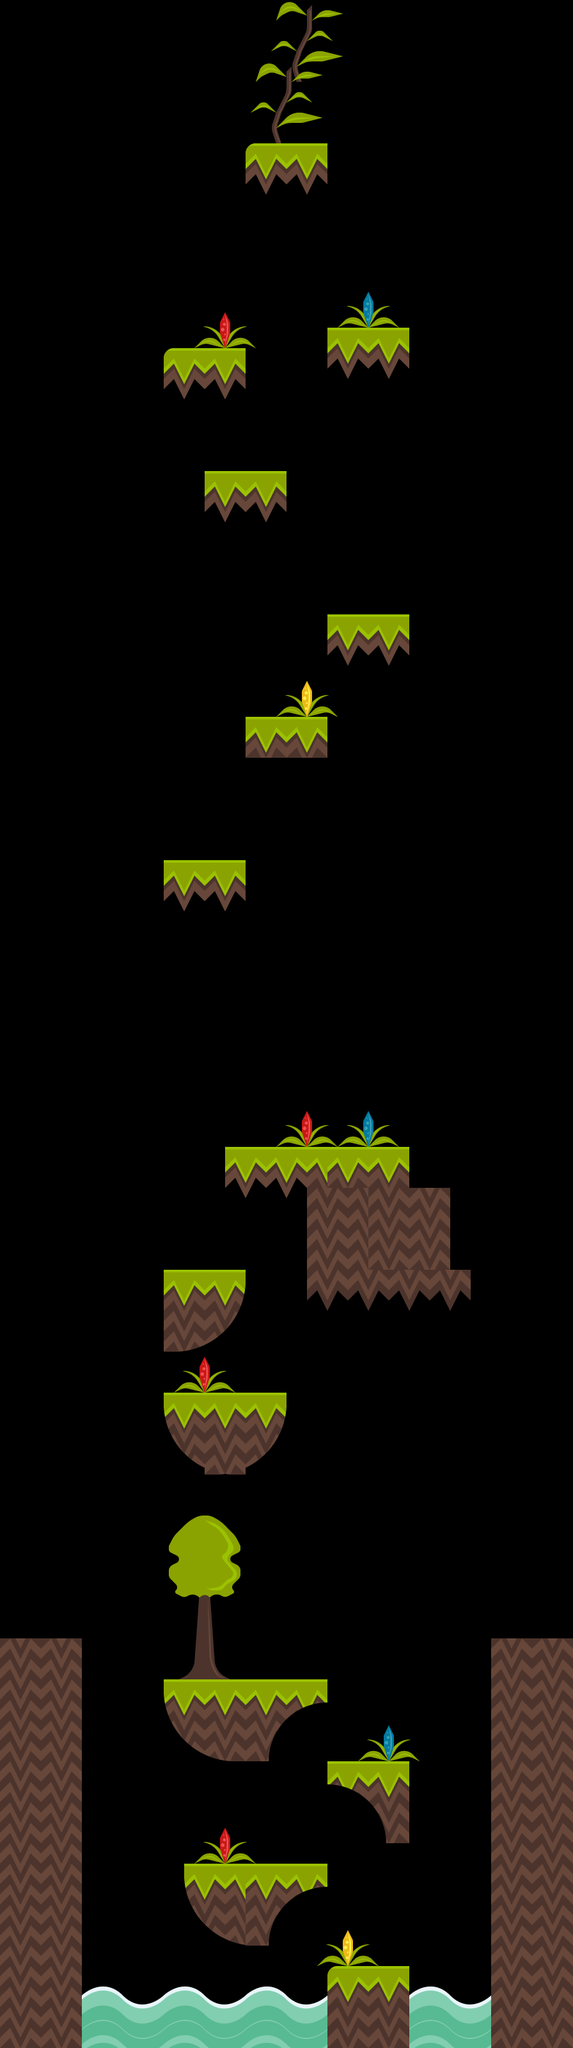

This game map was drawn from its Tiled (.tmx) file and the tilesets committed beside it. A one-line description and the full map source follow:
An orthogonal 28x100 tile map with 32x32 px tiles, 1 tile layer (Capa de Patrones 1).

<map version="1.0" tiledversion="1.1.6" orientation="orthogonal" renderorder="right-down" width="28" height="100" tilewidth="32" tileheight="32" infinite="0" nextobjectid="1">
 <tileset firstgid="1" source="jungle_tileset.tsx" />
 <layer name="Capa de Patrones 1" width="28" height="100">
  <data encoding="csv">
0,0,0,0,0,0,0,0,0,0,0,0,0,0,0,0,0,0,0,0,0,0,0,0,0,0,0,0,
0,0,0,0,0,0,0,0,0,0,0,0,0,0,0,0,0,0,0,0,0,0,0,0,0,0,0,0,
0,0,0,0,0,0,0,0,0,0,0,0,0,0,0,0,0,0,0,0,0,0,0,0,0,0,0,0,
0,0,0,0,0,0,0,0,0,0,0,0,0,24,0,0,0,0,0,0,0,0,0,0,0,0,0,0,
0,0,0,0,0,0,0,0,0,0,0,0,0,0,0,0,0,0,0,0,0,0,0,0,0,0,0,0,
0,0,0,0,0,0,0,0,0,0,0,0,0,0,0,0,0,0,0,0,0,0,0,0,0,0,0,0,
0,0,0,0,0,0,0,0,0,0,0,0,24,0,0,0,0,0,0,0,0,0,0,0,0,0,0,0,
0,0,0,0,0,0,0,0,0,0,0,0,0,0,0,0,0,0,0,0,0,0,0,0,0,0,0,0,
0,0,0,0,0,0,0,0,0,0,0,0,0,0,0,0,0,0,0,0,0,0,0,0,0,0,0,0,
0,0,0,0,0,0,0,0,0,0,0,0,0,0,0,0,0,0,0,0,0,0,0,0,0,0,0,0,
0,0,0,0,0,0,0,0,0,0,0,0,9,0,0,0,0,0,0,0,0,0,0,0,0,0,0,0,
0,0,0,0,0,0,0,0,0,0,0,0,0,0,0,0,0,0,0,0,0,0,0,0,0,0,0,0,
0,0,0,0,0,0,0,0,0,0,0,0,0,0,0,0,0,0,0,0,0,0,0,0,0,0,0,0,
0,0,0,0,0,0,0,0,0,0,0,0,0,0,0,0,0,0,0,0,0,0,0,0,0,0,0,0,
0,0,0,0,0,0,0,0,0,0,0,0,0,0,0,0,0,0,0,0,0,0,0,0,0,0,0,0,
0,0,0,0,0,0,0,0,0,0,0,0,0,0,0,0,25,0,0,0,0,0,0,0,0,0,0,0,
0,0,0,0,0,0,0,0,0,28,0,0,0,0,0,0,0,0,0,0,0,0,0,0,0,0,0,0,
0,0,0,0,0,0,0,0,0,0,0,0,0,0,0,0,0,0,0,0,0,0,0,0,0,0,0,0,
0,0,0,0,0,0,0,0,0,0,0,0,0,0,0,0,0,0,0,0,0,0,0,0,0,0,0,0,
0,0,0,0,0,0,0,0,0,0,0,0,0,0,0,0,8,0,0,0,0,0,0,0,0,0,0,0,
0,0,0,0,0,0,0,0,9,0,0,0,0,0,0,0,0,0,0,0,0,0,0,0,0,0,0,0,
0,0,0,0,0,0,0,0,0,0,0,0,0,0,0,0,0,0,0,0,0,0,0,0,0,0,0,0,
0,0,0,0,0,0,0,0,0,0,0,0,0,0,0,0,0,0,0,0,0,0,0,0,0,0,0,0,
0,0,0,0,0,0,0,0,0,0,0,0,0,0,0,0,0,0,0,0,0,0,0,0,0,0,0,0,
0,0,0,0,0,0,0,0,0,0,0,0,0,0,0,0,0,0,0,0,0,0,0,0,0,0,0,0,
0,0,0,0,0,0,0,0,0,0,0,0,0,0,0,0,0,0,0,0,0,0,0,0,0,0,0,0,
0,0,0,0,0,0,0,0,0,0,8,0,0,0,0,0,0,0,0,0,0,0,0,0,0,0,0,0,
0,0,0,0,0,0,0,0,0,0,0,0,0,0,0,0,0,0,0,0,0,0,0,0,0,0,0,0,
0,0,0,0,0,0,0,0,0,0,0,0,0,0,0,0,0,0,0,0,0,0,0,0,0,0,0,0,
0,0,0,0,0,0,0,0,0,0,0,0,0,0,0,0,0,0,0,0,0,0,0,0,0,0,0,0,
0,0,0,0,0,0,0,0,0,0,0,0,0,0,0,0,0,0,0,0,0,0,0,0,0,0,0,0,
0,0,0,0,0,0,0,0,0,0,0,0,0,0,0,0,0,0,0,0,0,0,0,0,0,0,0,0,
0,0,0,0,0,0,0,0,0,0,0,0,0,0,0,0,0,0,0,0,0,0,0,0,0,0,0,0,
0,0,0,0,0,0,0,0,0,0,0,0,0,0,0,0,8,0,0,0,0,0,0,0,0,0,0,0,
0,0,0,0,0,0,0,0,0,0,0,0,0,29,0,0,0,0,0,0,0,0,0,0,0,0,0,0,
0,0,0,0,0,0,0,0,0,0,0,0,0,0,0,0,0,0,0,0,0,0,0,0,0,0,0,0,
0,0,0,0,0,0,0,0,0,0,0,0,0,0,0,0,0,0,0,0,0,0,0,0,0,0,0,0,
0,0,0,0,0,0,0,0,0,0,0,0,0,0,0,0,0,0,0,0,0,0,0,0,0,0,0,0,
0,0,0,0,0,0,0,0,0,0,0,0,6,0,0,0,0,0,0,0,0,0,0,0,0,0,0,0,
0,0,0,0,0,0,0,0,0,0,0,0,0,0,0,0,0,0,0,0,0,0,0,0,0,0,0,0,
0,0,0,0,0,0,0,0,0,0,0,0,0,0,0,0,0,0,0,0,0,0,0,0,0,0,0,0,
0,0,0,0,0,0,0,0,0,0,0,0,0,0,0,0,0,0,0,0,0,0,0,0,0,0,0,0,
0,0,0,0,0,0,0,0,0,0,0,0,0,0,0,0,0,0,0,0,0,0,0,0,0,0,0,0,
0,0,0,0,0,0,0,0,0,0,0,0,0,0,0,0,0,0,0,0,0,0,0,0,0,0,0,0,
0,0,0,0,0,0,0,0,0,0,0,0,0,0,0,0,0,0,0,0,0,0,0,0,0,0,0,0,
0,0,0,0,0,0,0,0,8,0,0,0,0,0,0,0,0,0,0,0,0,0,0,0,0,0,0,0,
0,0,0,0,0,0,0,0,0,0,0,0,0,0,0,0,0,0,0,0,0,0,0,0,0,0,0,0,
0,0,0,0,0,0,0,0,0,0,0,0,0,0,0,0,0,0,0,0,0,0,0,0,0,0,0,0,
0,0,0,0,0,0,0,0,0,0,0,0,0,0,0,0,0,0,0,0,0,0,0,0,0,0,0,0,
0,0,0,0,0,0,0,0,0,0,0,0,0,0,0,0,0,0,0,0,0,0,0,0,0,0,0,0,
0,0,0,0,0,0,0,0,0,0,0,0,0,0,0,0,0,0,0,0,0,0,0,0,0,0,0,0,
0,0,0,0,0,0,0,0,0,0,0,0,0,0,0,0,0,0,0,0,0,0,0,0,0,0,0,0,
0,0,0,0,0,0,0,0,0,0,0,0,0,0,0,0,0,0,0,0,0,0,0,0,0,0,0,0,
0,0,0,0,0,0,0,0,0,0,0,0,0,0,0,0,0,0,0,0,0,0,0,0,0,0,0,0,
0,0,0,0,0,0,0,0,0,0,0,0,0,0,0,0,0,0,0,0,0,0,0,0,0,0,0,0,
0,0,0,0,0,0,0,0,0,0,0,0,0,28,0,0,25,0,0,0,0,0,0,0,0,0,0,0,
0,0,0,0,0,0,0,0,0,0,0,0,0,0,0,0,0,0,0,0,0,0,0,0,0,0,0,0,
0,0,0,0,0,0,0,0,0,0,0,0,0,0,0,0,0,0,0,0,0,0,0,0,0,0,0,0,
0,0,0,0,0,0,0,0,0,0,0,0,0,0,0,0,0,0,0,0,0,0,0,0,0,0,0,0,
0,0,0,0,0,0,0,0,0,0,0,8,0,0,0,6,6,0,0,0,0,0,0,0,0,0,0,0,
0,0,0,0,0,0,0,0,0,0,0,0,0,0,0,0,0,0,0,0,0,0,0,0,0,0,0,0,
0,0,0,0,0,0,0,0,0,0,0,0,0,0,0,13,0,0,13,0,0,0,0,0,0,0,0,0,
0,0,0,0,0,0,0,0,0,0,0,0,0,0,0,0,0,0,0,0,0,0,0,0,0,0,0,0,
0,0,0,0,0,0,0,0,0,0,0,0,0,0,0,0,0,0,0,0,0,0,0,0,0,0,0,0,
0,0,0,0,0,0,0,0,0,0,0,0,0,0,0,0,0,0,0,0,0,0,0,0,0,0,0,0,
0,0,0,0,0,0,0,0,5,0,0,0,0,0,0,10,0,0,0,10,0,0,0,0,0,0,0,0,
0,0,0,0,0,0,0,0,0,0,0,0,0,0,0,0,0,0,0,0,0,0,0,0,0,0,0,0,
0,0,0,0,0,0,0,0,28,0,0,0,0,0,0,0,0,0,0,0,0,0,0,0,0,0,0,0,
0,0,0,0,0,0,0,0,0,0,0,0,0,0,0,0,0,0,0,0,0,0,0,0,0,0,0,0,
0,0,0,0,0,0,0,0,0,0,0,0,0,0,0,0,0,0,0,0,0,0,0,0,0,0,0,0,
0,0,0,0,0,0,0,0,0,0,0,0,0,0,0,0,0,0,0,0,0,0,0,0,0,0,0,0,
0,0,0,0,0,0,0,0,2147483653,0,5,0,0,0,0,0,0,0,0,0,0,0,0,0,0,0,0,0,
0,0,0,0,0,0,0,0,0,0,0,0,0,0,0,0,0,0,0,0,0,0,0,0,0,0,0,0,
0,0,0,0,0,0,0,0,0,0,0,0,0,0,0,0,0,0,0,0,0,0,0,0,0,0,0,0,
0,0,0,0,0,0,0,0,0,0,0,0,0,0,0,0,0,0,0,0,0,0,0,0,0,0,0,0,
0,0,0,0,0,0,0,0,0,0,0,0,0,0,0,0,0,0,0,0,0,0,0,0,0,0,0,0,
0,0,0,0,0,0,0,0,0,0,0,0,0,0,0,0,0,0,0,0,0,0,0,0,0,0,0,0,
0,0,0,0,0,0,0,0,0,0,0,0,0,0,0,0,0,0,0,0,0,0,0,0,0,0,0,0,
0,0,0,0,0,0,0,0,0,0,0,0,0,0,0,0,0,0,0,0,0,0,0,0,0,0,0,0,
0,0,0,0,0,0,0,0,0,0,0,0,0,0,0,0,0,0,0,0,0,0,0,0,0,0,0,0,
0,0,0,0,0,0,0,0,0,0,0,0,0,0,0,0,0,0,0,0,0,0,0,0,0,0,0,0,
0,0,0,0,0,0,0,0,22,0,0,0,0,0,0,0,0,0,0,0,0,0,0,0,0,0,0,0,
0,0,0,0,0,0,0,0,0,0,0,0,0,0,0,0,0,0,0,0,0,0,0,0,0,0,0,0,
13,0,0,0,0,0,0,0,0,0,0,0,0,0,0,0,0,0,0,0,0,0,0,0,13,0,0,0,
0,0,0,0,0,0,0,0,0,0,0,0,0,0,0,0,0,0,0,0,0,0,0,0,0,0,0,0,
0,0,0,0,0,0,0,0,4,0,0,0,15,0,0,0,0,25,0,0,0,0,0,0,0,0,0,0,
0,0,0,0,0,0,0,0,0,0,0,0,0,0,0,0,0,0,0,0,0,0,0,0,0,0,0,0,
13,0,0,0,0,0,0,0,0,0,0,0,0,0,0,0,0,0,0,0,0,0,0,0,13,0,0,0,
0,0,0,0,0,0,0,0,0,0,0,0,0,0,0,0,0,0,0,0,0,0,0,0,0,0,0,0,
0,0,0,0,0,0,0,0,0,0,0,0,0,0,0,0,14,0,0,0,0,0,0,0,0,0,0,0,
0,0,0,0,0,0,0,0,0,28,0,0,0,0,0,0,0,0,0,0,0,0,0,0,0,0,0,0,
13,0,0,0,0,0,0,0,0,0,0,0,0,0,0,0,0,0,0,0,0,0,0,0,13,0,0,0,
0,0,0,0,0,0,0,0,0,0,0,0,0,0,0,0,0,0,0,0,0,0,0,0,0,0,0,0,
0,0,0,0,0,0,0,0,0,0,0,0,0,0,0,0,0,0,0,0,0,0,0,0,0,0,0,0,
0,0,0,0,0,0,0,0,0,4,0,0,15,0,0,0,0,0,0,0,0,0,0,0,0,0,0,0,
13,0,0,0,0,0,0,0,0,0,0,0,0,0,0,29,0,0,0,0,0,0,0,0,13,0,0,0,
0,0,0,0,0,0,0,0,0,0,0,0,0,0,0,0,0,0,0,0,0,0,0,0,0,0,0,0,
0,0,0,0,0,0,0,0,0,0,0,0,0,0,0,0,0,0,0,0,0,0,0,0,0,0,0,0,
0,0,0,0,0,0,0,0,0,0,0,0,0,0,0,0,0,0,0,0,0,0,0,0,0,0,0,0,
13,0,0,0,20,0,0,0,20,0,0,0,20,0,0,0,1,0,0,0,20,0,0,0,13,0,0,0
</data>
 </layer>
</map>
